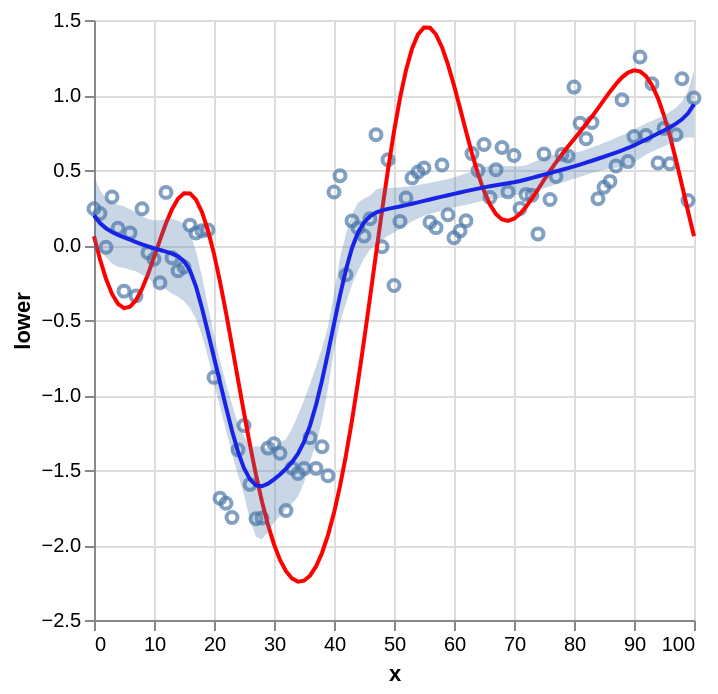

The notebook cell this image was saved under:
### Code cell
# Extract posterior mean of mu from MCMC samples
mu = mcmc_samples["mu"].mean(axis=0)
lower = jnp.percentile(mcmc_samples["mu"], 2.5, axis=0)
upper = jnp.percentile(mcmc_samples["mu"], 97.5, axis=0)
df_results = df.copy()
df_results["mu"] = mu
df_results["lower"] = lower
df_results["upper"] = upper

# Visualize results
base = alt.Chart(df_results).mark_point().encode(x="x", y="y")
true_line = alt.Chart(df_results).mark_line(color="red").encode(x="x", y="f")
mean_line = alt.Chart(df_results).mark_line(color="blue").encode(x="x", y="mu")
bands = (
    alt.Chart(df_results)
    .mark_errorband(extent="ci")
    .encode(x="x", y="lower", y2="upper")
)
base + true_line + mean_line + bands

### Figure 1 — Vega-Lite specification as saved in the notebook (floating-point values rounded to 4 significant figures)
{"config": {"view": {"continuousWidth": 300, "continuousHeight": 300}}, "layer": [{"mark": {"type": "point"}, "encoding": {"x": {"field": "x", "type": "quantitative"}, "y": {"field": "y", "type": "quantitative"}}}, {"mark": {"type": "line", "color": "red"}, "encoding": {"x": {"field": "x", "type": "quantitative"}, "y": {"field": "f", "type": "quantitative"}}}, {"mark": {"type": "line", "color": "blue"}, "encoding": {"x": {"field": "x", "type": "quantitative"}, "y": {"field": "mu", "type": "quantitative"}}}, {"mark": {"type": "errorband", "extent": "ci"}, "encoding": {"x": {"field": "x", "type": "quantitative"}, "y": {"field": "lower", "type": "quantitative"}, "y2": {"field": "upper"}}}], "data": {"name": "data-4fc11bc55829d08fa1bd0c533d8e09fe"}, "$schema": "https://vega.github.io/schema/vega-lite/v6.1.0.json", "datasets": {"data-4fc11bc55829d08fa1bd0c533d8e09fe": [{"x": 0, "y": 0.2422, "mu": 0.1964, "f": 0.0582, "lower": -0.04092, "upper": 0.4582}, {"x": 1, "y": 0.2101, "mu": 0.1463, "f": -0.09476, "lower": -0.0403, "upper": 0.3668}, {"x": 2, "y": -0.01501, "mu": 0.1115, "f": -0.2252, "lower": -0.08182, "upper": 0.3087}, {"x": 3, "y": 0.3206, "mu": 0.08665, "f": -0.3261, "lower": -0.123, "upper": 0.283}, {"x": 4, "y": 0.1119, "mu": 0.06753, "f": -0.3923, "lower": -0.1442, "upper": 0.2684}, {"x": 5, "y": -0.3076, "mu": 0.05137, "f": -0.4209, "lower": -0.1536, "upper": 0.2591}, {"x": 6, "y": 0.08072, "mu": 0.0357, "f": -0.4118, "lower": -0.1653, "upper": 0.2391}, {"x": 7, "y": -0.3391, "mu": 0.01986, "f": -0.3674, "lower": -0.1748, "upper": 0.2152}, {"x": 8, "y": 0.2419, "mu": 0.00464, "f": -0.2926, "lower": -0.1981, "upper": 0.193}, {"x": 9, "y": -0.05168, "mu": -0.009268, "f": -0.1946, "lower": -0.2235, "upper": 0.1732}, {"x": 10, "y": -0.09435, "mu": -0.02186, "f": -0.08236, "lower": -0.2503, "upper": 0.1657}, {"x": 11, "y": -0.2512, "mu": -0.03339, "f": 0.03417, "lower": -0.2725, "upper": 0.1643}, {"x": 12, "y": 0.3507, "mu": -0.04466, "f": 0.1446, "lower": -0.2972, "upper": 0.1732}, {"x": 13, "y": -0.08476, "mu": -0.05782, "f": 0.2389, "lower": -0.3243, "upper": 0.1746}, {"x": 14, "y": -0.1713, "mu": -0.07548, "f": 0.308, "lower": -0.3453, "upper": 0.1615}, {"x": 15, "y": -0.1472, "mu": -0.1072, "f": 0.3447, "lower": -0.3753, "upper": 0.1431}, {"x": 16, "y": 0.1324, "mu": -0.1696, "f": 0.3435, "lower": -0.4214, "upper": 0.08423}, {"x": 17, "y": 0.07967, "mu": -0.277, "f": 0.3018, "lower": -0.4924, "upper": -0.04152}, {"x": 18, "y": 0.09463, "mu": -0.4212, "f": 0.219, "lower": -0.6013, "upper": -0.2093}, {"x": 19, "y": 0.1003, "mu": -0.5837, "f": 0.09732, "lower": -0.7469, "upper": -0.4091}, {"x": 20, "y": -0.8825, "mu": -0.7496, "f": -0.05908, "lower": -0.9164, "upper": -0.5997}, {"x": 21, "y": -1.688, "mu": -0.9156, "f": -0.2442, "lower": -1.078, "upper": -0.7708}, {"x": 22, "y": -1.722, "mu": -1.08, "f": -0.4508, "lower": -1.233, "upper": -0.9211}, {"x": 23, "y": -1.817, "mu": -1.239, "f": -0.671, "lower": -1.391, "upper": -1.062}, {"x": 24, "y": -1.365, "mu": -1.378, "f": -0.8966, "lower": -1.534, "upper": -1.188}, {"x": 25, "y": -1.203, "mu": -1.488, "f": -1.12, "lower": -1.667, "upper": -1.277}, {"x": 26, "y": -1.596, "mu": -1.563, "f": -1.334, "lower": -1.833, "upper": -1.346}, {"x": 27, "y": -1.825, "mu": -1.602, "f": -1.532, "lower": -1.945, "upper": -1.342}, {"x": 28, "y": -1.82, "mu": -1.608, "f": -1.711, "lower": -1.962, "upper": -1.345}, {"x": 29, "y": -1.354, "mu": -1.591, "f": -1.866, "lower": -1.914, "upper": -1.359}, {"x": 30, "y": -1.325, "mu": -1.562, "f": -1.996, "lower": -1.851, "upper": -1.348}, {"x": 31, "y": -1.388, "mu": -1.53, "f": -2.099, "lower": -1.805, "upper": -1.321}, {"x": 32, "y": -1.77, "mu": -1.492, "f": -2.175, "lower": -1.763, "upper": -1.293}, {"x": 33, "y": -1.486, "mu": -1.448, "f": -2.223, "lower": -1.724, "upper": -1.223}, {"x": 34, "y": -1.523, "mu": -1.391, "f": -2.244, "lower": -1.676, "upper": -1.133}, {"x": 35, "y": -1.491, "mu": -1.312, "f": -2.238, "lower": -1.585, "upper": -1.035}, {"x": 36, "y": -1.284, "mu": -1.204, "f": -2.204, "lower": -1.444, "upper": -0.9269}, {"x": 37, "y": -1.489, "mu": -1.067, "f": -2.143, "lower": -1.326, "upper": -0.8123}, {"x": 38, "y": -1.345, "mu": -0.9034, "f": -2.053, "lower": -1.169, "upper": -0.6887}, {"x": 39, "y": -1.538, "mu": -0.7188, "f": -1.934, "lower": -0.9545, "upper": -0.543}, {"x": 40, "y": 0.3534, "mu": -0.5253, "f": -1.786, "lower": -0.702, "upper": -0.3286}, {"x": 41, "y": 0.4616, "mu": -0.3358, "f": -1.608, "lower": -0.5143, "upper": -0.08671}, {"x": 42, "y": -0.1988, "mu": -0.163, "f": -1.401, "lower": -0.3871, "upper": 0.07728}, {"x": 43, "y": 0.1609, "mu": -0.01962, "f": -1.169, "lower": -0.2646, "upper": 0.2048}, {"x": 44, "y": 0.1132, "mu": 0.08359, "f": -0.9128, "lower": -0.1718, "upper": 0.2824}, {"x": 45, "y": 0.05996, "mu": 0.1502, "f": -0.6385, "lower": -0.08989, "upper": 0.3093}, {"x": 46, "y": 0.175, "mu": 0.1911, "f": -0.3519, "lower": -0.03147, "upper": 0.3281}, {"x": 47, "y": 0.7347, "mu": 0.2161, "f": -0.06055, "lower": 0.003109, "upper": 0.3679}, {"x": 48, "y": -0.01181, "mu": 0.2311, "f": 0.2272, "lower": 0.03412, "upper": 0.3823}, {"x": 49, "y": 0.5682, "mu": 0.241, "f": 0.5025, "lower": 0.06097, "upper": 0.3799}, {"x": 50, "y": -0.2702, "mu": 0.2493, "f": 0.7562, "lower": 0.08382, "upper": 0.382}, {"x": 51, "y": 0.1561, "mu": 0.2572, "f": 0.9798, "lower": 0.1079, "upper": 0.3846}, {"x": 52, "y": 0.3135, "mu": 0.2656, "f": 1.166, "lower": 0.1326, "upper": 0.3879}, {"x": 53, "y": 0.4474, "mu": 0.2747, "f": 1.308, "lower": 0.1563, "upper": 0.3941}, {"x": 54, "y": 0.4869, "mu": 0.2842, "f": 1.404, "lower": 0.1773, "upper": 0.3997}, {"x": 55, "y": 0.5129, "mu": 0.2939, "f": 1.45, "lower": 0.195, "upper": 0.4062}, {"x": 56, "y": 0.1517, "mu": 0.3036, "f": 1.449, "lower": 0.2074, "upper": 0.4152}, {"x": 57, "y": 0.1158, "mu": 0.3131, "f": 1.403, "lower": 0.2185, "upper": 0.4234}, {"x": 58, "y": 0.5333, "mu": 0.3223, "f": 1.319, "lower": 0.2288, "upper": 0.431}, {"x": 59, "y": 0.2015, "mu": 0.3314, "f": 1.203, "lower": 0.24, "upper": 0.4406}, {"x": 60, "y": 0.04872, "mu": 0.3406, "f": 1.064, "lower": 0.2497, "upper": 0.4506}, {"x": 61, "y": 0.09375, "mu": 0.3499, "f": 0.9127, "lower": 0.2599, "upper": 0.4629}, {"x": 62, "y": 0.1614, "mu": 0.3591, "f": 0.758, "lower": 0.267, "upper": 0.4791}, {"x": 63, "y": 0.6093, "mu": 0.3678, "f": 0.6091, "lower": 0.2759, "upper": 0.4888}, {"x": 64, "y": 0.4972, "mu": 0.376, "f": 0.474, "lower": 0.2859, "upper": 0.5023}, {"x": 65, "y": 0.6705, "mu": 0.3839, "f": 0.3592, "lower": 0.2952, "upper": 0.5194}, {"x": 66, "y": 0.317, "mu": 0.3915, "f": 0.2691, "lower": 0.303, "upper": 0.5281}, {"x": 67, "y": 0.5023, "mu": 0.3986, "f": 0.2061, "lower": 0.3103, "upper": 0.534}, {"x": 68, "y": 0.65, "mu": 0.405, "f": 0.1707, "lower": 0.3155, "upper": 0.5282}, {"x": 69, "y": 0.3543, "mu": 0.4112, "f": 0.1613, "lower": 0.3228, "upper": 0.5243}, {"x": 70, "y": 0.5966, "mu": 0.4181, "f": 0.1749, "lower": 0.3306, "upper": 0.5251}, {"x": 71, "y": 0.2428, "mu": 0.4265, "f": 0.2075, "lower": 0.3382, "upper": 0.5258}, {"x": 72, "y": 0.3373, "mu": 0.4364, "f": 0.2542, "lower": 0.3456, "upper": 0.5315}, {"x": 73, "y": 0.3314, "mu": 0.4472, "f": 0.3102, "lower": 0.356, "upper": 0.5488}, {"x": 74, "y": 0.07397, "mu": 0.4584, "f": 0.3712, "lower": 0.3677, "upper": 0.5648}, {"x": 75, "y": 0.6061, "mu": 0.4695, "f": 0.4333, "lower": 0.3787, "upper": 0.5831}, {"x": 76, "y": 0.3037, "mu": 0.4804, "f": 0.4939, "lower": 0.3911, "upper": 0.5967}, {"x": 77, "y": 0.4561, "mu": 0.4908, "f": 0.5514, "lower": 0.4037, "upper": 0.6016}, {"x": 78, "y": 0.6042, "mu": 0.5014, "f": 0.6054, "lower": 0.417, "upper": 0.6038}, {"x": 79, "y": 0.5933, "mu": 0.5124, "f": 0.6564, "lower": 0.4287, "upper": 0.6068}, {"x": 80, "y": 1.053, "mu": 0.524, "f": 0.7056, "lower": 0.4413, "upper": 0.6151}, {"x": 81, "y": 0.8112, "mu": 0.5361, "f": 0.7545, "lower": 0.4538, "upper": 0.624}, {"x": 82, "y": 0.7085, "mu": 0.5487, "f": 0.8045, "lower": 0.468, "upper": 0.6359}, {"x": 83, "y": 0.8171, "mu": 0.5616, "f": 0.8567, "lower": 0.4804, "upper": 0.6515}, {"x": 84, "y": 0.3087, "mu": 0.5749, "f": 0.9111, "lower": 0.4906, "upper": 0.6653}, {"x": 85, "y": 0.3847, "mu": 0.5883, "f": 0.967, "lower": 0.5006, "upper": 0.6809}, {"x": 86, "y": 0.4241, "mu": 0.6021, "f": 1.022, "lower": 0.5078, "upper": 0.6972}, {"x": 87, "y": 0.527, "mu": 0.6162, "f": 1.074, "lower": 0.5145, "upper": 0.7142}, {"x": 88, "y": 0.9688, "mu": 0.6309, "f": 1.118, "lower": 0.5235, "upper": 0.7323}, {"x": 89, "y": 0.556, "mu": 0.6468, "f": 1.15, "lower": 0.5362, "upper": 0.7506}, {"x": 90, "y": 0.7227, "mu": 0.6643, "f": 1.164, "lower": 0.555, "upper": 0.77}, {"x": 91, "y": 1.253, "mu": 0.6832, "f": 1.157, "lower": 0.5745, "upper": 0.79}, {"x": 92, "y": 0.7297, "mu": 0.7028, "f": 1.125, "lower": 0.6009, "upper": 0.81}, {"x": 93, "y": 1.076, "mu": 0.7229, "f": 1.066, "lower": 0.6223, "upper": 0.8274}, {"x": 94, "y": 0.5471, "mu": 0.7432, "f": 0.9778, "lower": 0.6421, "upper": 0.8462}, {"x": 95, "y": 0.7774, "mu": 0.7638, "f": 0.8629, "lower": 0.6575, "upper": 0.8636}, {"x": 96, "y": 0.5419, "mu": 0.7852, "f": 0.7242, "lower": 0.6766, "upper": 0.8886}, {"x": 97, "y": 0.7351, "mu": 0.8092, "f": 0.5669, "lower": 0.6937, "upper": 0.9143}, {"x": 98, "y": 1.108, "mu": 0.8379, "f": 0.3979, "lower": 0.7067, "upper": 0.9559}, {"x": 99, "y": 0.2961, "mu": 0.8777, "f": 0.2254, "lower": 0.7182, "upper": 1.027}, {"x": 100, "y": 0.9797, "mu": 0.9374, "f": 0.0582, "lower": 0.7143, "upper": 1.161}]}}
